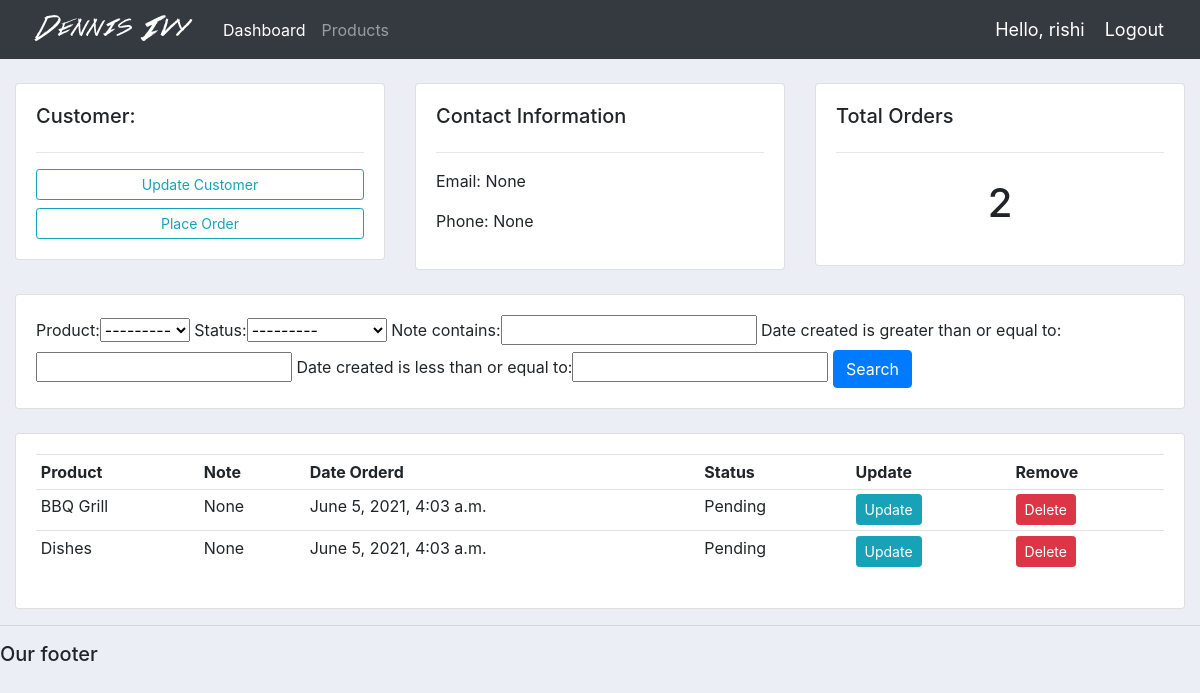
/customer/9/ (signed in), run on the app's committed database.
### accounts/models.py (models this page shows, shortened)
class Customer(models.Model):
	user = models.OneToOneField(User, null=True, blank=True, on_delete=models.CASCADE)
	name = models.CharField(max_length=200, null=True)
	phone = models.CharField(max_length=200, null=True)
	email = models.CharField(max_length=200, null=True)
	profile_pic = models.ImageField(default="profile1.png", null=True, blank=True)
	date_created = models.DateTimeField(auto_now_add=True, null=True)

class Order(models.Model):
	STATUS = (
			('Pending', 'Pending'),
			('Out for delivery', 'Out for delivery'),
			('Delivered', 'Delivered'),
			)
	customer = models.ForeignKey(Customer, null=True, on_delete= models.SET_NULL)
	product = models.ForeignKey(Product, null=True, on_delete= models.SET_NULL)
	date_created = models.DateTimeField(auto_now_add=True, null=True)
	status = models.CharField(max_length=200, null=True, choices=STATUS)
	note = models.CharField(max_length=1000, null=True)

class Product(models.Model):
	CATEGORY = (
			('Indoor', 'Indoor'),
			('Out Door', 'Out Door'),
			)
	name = models.CharField(max_length=200, null=True)
	price = models.FloatField(null=True)
	category = models.CharField(max_length=200, null=True, choices=CATEGORY)
	description = models.CharField(max_length=200, null=True, blank=True)
	date_created = models.DateTimeField(auto_now_add=True, null=True)
	tags = models.ManyToManyField(Tag)
	def __str__(self):
		return self.name

### accounts/decorators.py (the view)
		def wrapper_func(request, *args, **kwargs):
			group = None
			if request.user.groups.exists():
				group = request.user.groups.all()[0].name
			if group in allowed_roles:
				return view_func(request, *args, **kwargs)
			else:
				return HttpResponse('You are not authorized to view this page')

### accounts/views.py (called while the page is built)
@login_required(login_url='login')
@allowed_users(allowed_roles=['admin','customer'])
def customer(request, pk_test):
	customer = Customer.objects.get(id=pk_test)
	orders = customer.order_set.all()
	order_count = orders.count()
	myFilter = OrderFilter(request.GET, queryset=orders)
	orders = myFilter.qs
	context = {'customer':customer, 'orders':orders, 'order_count':order_count,
	'myFilter':myFilter}
	return render(request, 'accounts/customer.html',context)

### accounts/templates/accounts/customer.html
{%  extends 'accounts/main.html' %}
{% block content %}
	<br>
<div class="row">
	<div class="col-md">
		<div class="card card-body">
			<h5>Customer:</h5>
			<hr>
			<a class="btn btn-outline-info  btn-sm btn-block" href="{% url 'account' %}">Update Customer</a>
			<a class="btn btn-outline-info  btn-sm btn-block" href="{% url 'create_order' customer.id %}">Place Order</a>
		</div>
	</div>
	<div class="col-md">
		<div class="card card-body">
			<h5>Contact Information</h5>
			<hr>
			<p>Email: {{customer.email}}</p>
			<p>Phone: {{customer.phone}}</p>
		</div>
	</div>
	<div class="col-md">
		<div class="card card-body">
			<h5>Total Orders</h5>
			<hr>
			<h1 style="text-align: center;padding: 10px">{{order_count}}</h1>
		</div>
	</div>
</div>
<br>
<div class="row">
	<div class="col">
		<div class="card card-body">
			<form method="get">
				{{myFilter.form}}
		    <button class="btn btn-primary" type="submit">Search</button>
		  </form>
		</div>
	</div>
</div>
<br>
<div class="row">
	<div class="col-md">
		<div class="card card-body">
			<table class="table table-sm">
				<tr>
					<th>Product</th>
					<th>Note</th>
					<th>Date Orderd</th>
					<th>Status</th>
					<th>Update</th>
					<th>Remove</th>
				</tr>
				{% for order in orders %}
				<tr>
					<td>{{order.product}}</td>
					<td>{{order.note}}</td>
					<td>{{order.date_created}}</td>
					<td>{{order.status}}</td>
					<td><a class="btn btn-sm btn-info" href="{% url 'update_order' order.id %}">Update</a></td>
					<td><a class="btn btn-sm btn-danger" href="{% url 'delete_order' order.id %}">Delete</a></td>
				</tr>
				{% endfor %}
			</table>
		</div>
	</div>
</div>
{% endblock %}

### accounts/templates/accounts/navbar.html (shortened to what this page needs)
{% load static %}
<nav class="navbar navbar-expand-lg navbar-dark bg-dark">
 <img src="{% static 'images/logo.png' %}">
  <div class="collapse navbar-collapse" id="navbarNav">
    <ul class="navbar-nav">
      {% if request.user.is_staff %}
      <li class="nav-item active">
        <a class="nav-link" href="{% url 'home' %}">Dashboard</a>
      </li>
      <li class="nav-item">
        <a class="nav-link" href="{% url 'products' %}">Products</a>
      </li>
      {% endif %}
    </ul>
  </div>
  <span class="hello-msg">Hello, {{request.user}}</span>
  <span ><a  class="hello-msg" href="{% url 'logout' %}">Logout</a></span>
</nav>

### static/css/main.css (style rules this page uses)
body { background-color: #ebeff5; }

### accounts/templates/accounts/navbar.html (style rules this page uses)
.hello-msg { font-size: 18px; color: #fff; margin-right: 20px; }

### data on the page
Customer: email "None", phone "None"
Order: product "BBQ Grill", note "None", date_created "June 5, 2021, 4:03 a.m.", status "Pending"
Order: product "Dishes", note "None", date_created "June 5, 2021, 4:03 a.m.", status "Pending"

### other printed values
{{ request.user }} "rishi"
{{ order_count }} "2"
